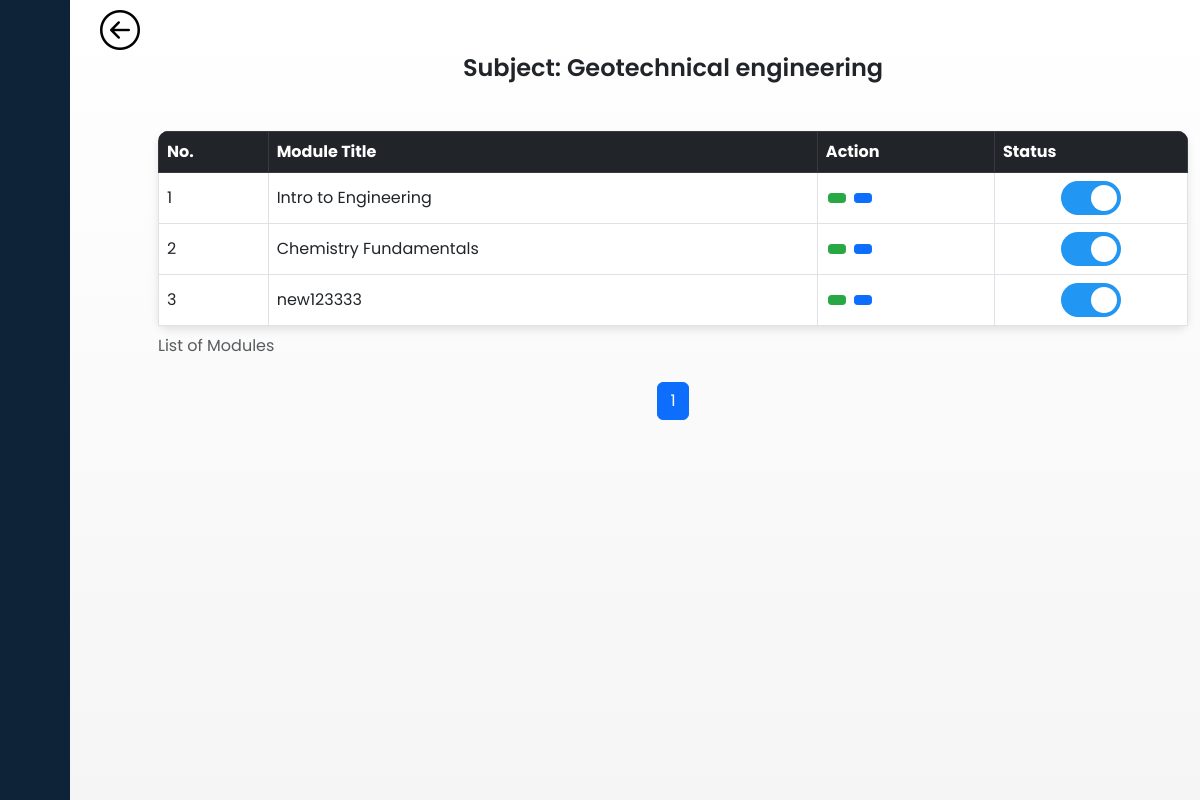
The app's page /admin/view_module.php?course_id=1 (signed in) with its own data.
### tables this page shows
CREATE TABLE `tbl_course` (
  `course_id` int(11) NOT NULL,
  `program_id` int(11) NOT NULL,
  `user_id` int(11) NOT NULL,
  `course_code` varchar(20) NOT NULL,
  `course_name` varchar(30) NOT NULL,
  `course_status` tinyint(1) NOT NULL
);

CREATE TABLE `tbl_module` (
  `module_id` int(11) NOT NULL,
  `course_id` int(11) NOT NULL,
  `module_name` varchar(50) NOT NULL,
  `module_file` longblob NOT NULL,
  `program_id` int(11) NOT NULL,
  `module_status` tinyint(1) NOT NULL DEFAULT 1
);

### admin/view_module.php (the view, shortened to what this page needs)
<?php
require '../api/db-connect.php';
$program_id =1;
$course_id = $_GET['course_id'];
$recordsPerPage = 10;
$page = isset($_GET['page']) ? $_GET['page'] : 1;
$offset = ($page - 1) * $recordsPerPage;
$courseSql = "SELECT course_name FROM tbl_course WHERE course_id = :course_id";
$courseStmt = $conn->prepare($courseSql);
$courseStmt->bindParam(':course_id', $course_id, PDO::PARAM_INT);
$courseStmt->execute();
$course = $courseStmt->fetch(PDO::FETCH_ASSOC);
$course_name = $course ? $course['course_name'] : '';
$sql = "SELECT * FROM tbl_module WHERE course_id = :course_id LIMIT :offset, :recordsPerPage";
$result = $conn->prepare($sql);
$result->bindParam(':course_id', $course_id, PDO::PARAM_INT);
$result->bindParam(':offset', $offset, PDO::PARAM_INT);
$result->bindParam(':recordsPerPage', $recordsPerPage, PDO::PARAM_INT);
$result->execute();
$countSql = "SELECT COUNT(*) as total FROM tbl_module WHERE course_id = :course_id";
$countStmt = $conn->prepare($countSql);
$countStmt->bindParam(':course_id', $course_id, PDO::PARAM_INT);
$countStmt->execute();
$totalCount = $countStmt->fetch(PDO::FETCH_ASSOC)['total'];
$totalPages = ceil($totalCount / $recordsPerPage);
?>
<!DOCTYPE html>
<html lang="en">
<head>
    <link href="https://cdn.lineicons.com/4.0/lineicons.css" rel="stylesheet" />
    <link href="https://cdn.jsdelivr.net/npm/bootstrap@5.3.0-alpha3/dist/css/bootstrap.min.css" rel="stylesheet">
    <link rel="stylesheet" href="style.css" type="text/css">
</head>
<body>
    <div class="wrapper">
        <?php include 'sidebar.php'; ?>
        <?php include 'back.php'; ?>
        <div class="container">
            <div class="row justify-content-center">
                <div class="col-md-12">
                    <div class="text-center mt-5 mb-5">
                        <h1>Subject:
                            <?php echo htmlspecialchars($course_name); ?>
                        </h1>
                    </div>
                    <table class="table table-bordered table-custom">
                        <caption>List of Modules</caption>
                        <thead class="table-dark">
                            <tr>
                                <th scope="col">No.</th>
                                <th scope="col">Module Title</th>
                                <th scope="col">Action</th>
                                <th scope="col">Status</th>
                            </tr>
                        </thead>
                        <tbody>
                            <?php if ($result->rowCount() > 0) : ?>
                                <?php $count = 1; ?>
                                <?php while ($row = $result->fetch(PDO::FETCH_ASSOC)) : ?>
                                    <tr>
                                        <td><?php echo $count++; ?></td>
                                        <td><?php echo htmlspecialchars($row['module_name']); ?></td>
                                        <td>
                                            <a class="btn btn-success btn-sm view-module-btn" data-bs-toggle="modal" data-bs-target="#moduleModal" data-module-id="<?php echo $row['module_id']; ?>">
                                            </a>
                                            <a class="btn btn-primary btn-sm" href="question.php?program_id=<?php echo $program_id ?>&module_id=<?php echo $row['module_id']; ?>&course_id=<?php echo $course_id; ?>">
                                            </a>
                                        </td>
                                        <td class="text-center align-middle">
                                            <label class="switch m-0">
                                                <span class="slider round"></span>
                                            </label>
                                        </td>
                                    </tr>
                                <?php endwhile; ?>
                            <?php else : ?>
                                <tr>
                                    <td colspan="5" class="text-center">No records found for modules.</td>
                                </tr>
                            <?php endif; ?>
                        </tbody>
                    </table>
                    <nav aria-label="Page navigation">
                        <ul class="pagination justify-content-center">
                            <?php for ($i = 1; $i <= $totalPages; $i++) : ?>
                                <li class="page-item <?php echo $i == $page ? 'active' : ''; ?>">
                                    <a class="page-link" href="?page=<?php echo $i; ?>&course_id=<?php echo $course_id; ?>"><?php echo $i; ?></a>
                                </li>
                            <?php endfor; ?>
                        </ul>
                    </nav>
                </div>
            </div>
        </div>
    </div>
</body>
</html>

### admin/style.css (style rules this page uses)
a { text-decoration: none; }
li { list-style: none; }
h1 { font-weight: 600; font-size: 1.5rem; }
body { font-family: 'Poppins', sans-serif; }
.wrapper { display: flex; }
.switch { position: relative; display: inline-block; width: 60px; height: 34px; }
.slider { position: absolute; cursor: pointer; top: 0; left: 0; right: 0; bottom: 0; background-color: #ccc; -webkit-transition: .4s; transition: .4s; }
.slider:before { position: absolute; content: ""; height: 26px; width: 26px; left: 4px; bottom: 4px; background-color: white; -webkit-transition: .4s; transition: .4s; }
input:checked + .slider { background-color: #2196F3; }
input:checked + .slider:before { -webkit-transform: translateX(26px); -ms-transform: translateX(26px); transform: translateX(26px); }
.slider.round { border-radius: 34px; }
.slider.round:before { border-radius: 50%; }
input:checked+.slider { background-color: #2196F3; }
input:checked+.slider:before { -webkit-transform: translateX(26px); -ms-transform: translateX(26px); transform: translateX(26px); }
.wrapper { display: flex; height: 100vh; width: 100vw; overflow-y: auto; background: linear-gradient(to bottom, rgb(255, 255, 255), rgb(245, 245, 245)); }
.container { margin-top: .5%; margin-bottom: .5%; overflow-y: auto; border-radius: 10px; }
.table-custom { border-radius: 10px; overflow: hidden; box-shadow: 0 4px 8px rgba(0, 0, 0, 0.1); }
.table-custom th, .table-custom td { vertical-align: middle; }
.table-custom .btn { margin: 0 2px; }
.table-custom .btn-sm { padding: 0.25rem 0.5rem; font-size: 0.875rem; line-height: 1.5; border-radius: 0.2rem; }
.table-custom .btn-success { background-color: #28a745; border-color: #28a745; }

### records on screen
tbl_course: course_name "Geotechnical engineering"
tbl_module: module_name "Intro to Engineering"
tbl_module: module_name "Chemistry Fundamentals"
tbl_module: module_name "new123333"
